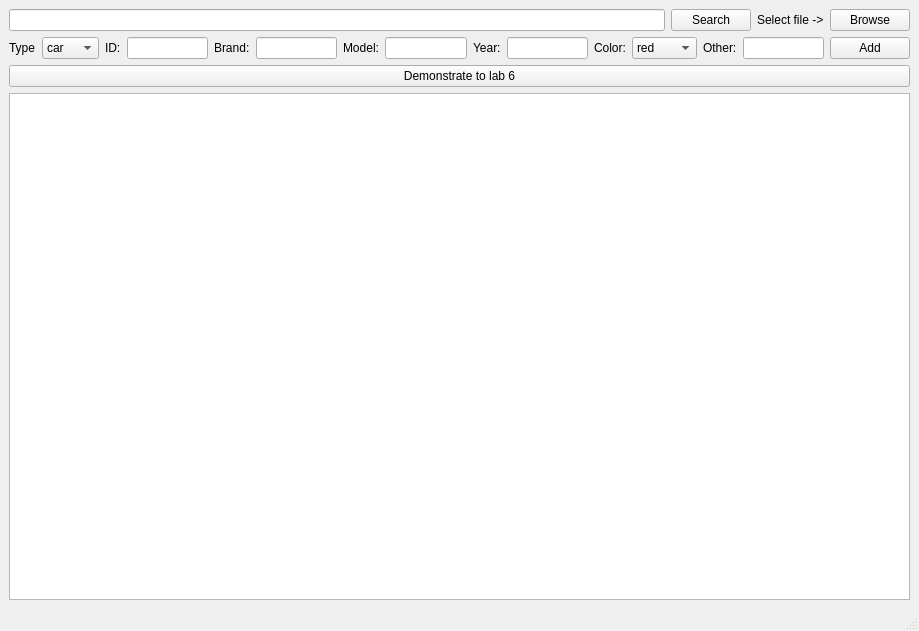
<?xml version="1.0" encoding="UTF-8"?>
<ui version="4.0">
 <class>MainWindow</class>
 <widget class="QMainWindow" name="MainWindow">
  <property name="geometry">
   <rect>
    <x>0</x>
    <y>0</y>
    <width>919</width>
    <height>631</height>
   </rect>
  </property>
  <property name="windowTitle">
   <string>MainWindow</string>
  </property>
  <widget class="QWidget" name="centralwidget">
   <layout class="QVBoxLayout" name="verticalLayout_2">
    <item>
     <layout class="QVBoxLayout" name="verticalLayout">
      <item>
       <layout class="QHBoxLayout" name="horizontalLayout">
        <item>
         <widget class="QLineEdit" name="input_field"/>
        </item>
        <item>
         <widget class="QPushButton" name="search_button">
          <property name="text">
           <string>Search</string>
          </property>
         </widget>
        </item>
        <item>
         <widget class="QLabel" name="label_8">
          <property name="text">
           <string>Select file -&gt;</string>
          </property>
         </widget>
        </item>
        <item>
         <widget class="QPushButton" name="searchFileButton">
          <property name="text">
           <string>Browse</string>
          </property>
         </widget>
        </item>
       </layout>
      </item>
      <item>
       <layout class="QHBoxLayout" name="horizontalLayout_2">
        <item>
         <widget class="QLabel" name="label_6">
          <property name="text">
           <string>Type</string>
          </property>
         </widget>
        </item>
        <item>
         <widget class="QComboBox" name="typeBox">
          <item>
           <property name="text">
            <string>car</string>
           </property>
          </item>
          <item>
           <property name="text">
            <string>truck</string>
           </property>
          </item>
          <item>
           <property name="text">
            <string>bus</string>
           </property>
          </item>
         </widget>
        </item>
        <item>
         <widget class="QLabel" name="label">
          <property name="text">
           <string>ID:</string>
          </property>
         </widget>
        </item>
        <item>
         <widget class="QLineEdit" name="inputID">
          <property name="sizePolicy">
           <sizepolicy hsizetype="Expanding" vsizetype="Fixed">
            <horstretch>0</horstretch>
            <verstretch>0</verstretch>
           </sizepolicy>
          </property>
          <property name="maximumSize">
           <size>
            <width>16777176</width>
            <height>16777215</height>
           </size>
          </property>
         </widget>
        </item>
        <item>
         <widget class="QLabel" name="label_2">
          <property name="text">
           <string>Brand:</string>
          </property>
         </widget>
        </item>
        <item>
         <widget class="QLineEdit" name="inputBrand"/>
        </item>
        <item>
         <widget class="QLabel" name="label_3">
          <property name="text">
           <string>Model:</string>
          </property>
         </widget>
        </item>
        <item>
         <widget class="QLineEdit" name="inputModel"/>
        </item>
        <item>
         <widget class="QLabel" name="label_4">
          <property name="text">
           <string>Year:</string>
          </property>
         </widget>
        </item>
        <item>
         <widget class="QLineEdit" name="inputYear"/>
        </item>
        <item>
         <widget class="QLabel" name="label_5">
          <property name="text">
           <string>Color:</string>
          </property>
         </widget>
        </item>
        <item>
         <widget class="QComboBox" name="colorbox">
          <item>
           <property name="text">
            <string>red</string>
           </property>
          </item>
          <item>
           <property name="text">
            <string>green</string>
           </property>
          </item>
          <item>
           <property name="text">
            <string>blue</string>
           </property>
          </item>
          <item>
           <property name="text">
            <string>purple</string>
           </property>
          </item>
         </widget>
        </item>
        <item>
         <widget class="QLabel" name="label_7">
          <property name="text">
           <string>Other:</string>
          </property>
         </widget>
        </item>
        <item>
         <widget class="QLineEdit" name="inputOther"/>
        </item>
        <item>
         <widget class="QPushButton" name="addbutton">
          <property name="text">
           <string>Add</string>
          </property>
         </widget>
        </item>
       </layout>
      </item>
      <item>
       <widget class="QPushButton" name="demonstrateButton">
        <property name="text">
         <string>Demonstrate to lab 6</string>
        </property>
       </widget>
      </item>
      <item>
       <widget class="customBrowser" name="output_field">
        <property name="openExternalLinks">
         <bool>true</bool>
        </property>
       </widget>
      </item>
     </layout>
    </item>
   </layout>
  </widget>
  <widget class="QMenuBar" name="menubar">
   <property name="geometry">
    <rect>
     <x>0</x>
     <y>0</y>
     <width>919</width>
     <height>22</height>
    </rect>
   </property>
  </widget>
  <widget class="QStatusBar" name="statusbar"/>
 </widget>
 <customwidgets>
  <customwidget>
   <class>customBrowser</class>
   <extends>QTextBrowser</extends>
   <header>custombrowser.h</header>
  </customwidget>
 </customwidgets>
 <resources/>
 <connections>
  <connection>
   <sender>search_button</sender>
   <signal>clicked()</signal>
   <receiver>MainWindow</receiver>
   <slot>searchcar()</slot>
   <hints>
    <hint type="sourcelabel">
     <x>727</x>
     <y>46</y>
    </hint>
    <hint type="destinationlabel">
     <x>779</x>
     <y>29</y>
    </hint>
   </hints>
  </connection>
  <connection>
   <sender>search_button</sender>
   <signal>clicked(bool)</signal>
   <receiver>input_field</receiver>
   <slot>clear()</slot>
   <hints>
    <hint type="sourcelabel">
     <x>702</x>
     <y>47</y>
    </hint>
    <hint type="destinationlabel">
     <x>657</x>
     <y>46</y>
    </hint>
   </hints>
  </connection>
  <connection>
   <sender>searchFileButton</sender>
   <signal>clicked()</signal>
   <receiver>MainWindow</receiver>
   <slot>selectFile()</slot>
   <hints>
    <hint type="sourcelabel">
     <x>886</x>
     <y>44</y>
    </hint>
    <hint type="destinationlabel">
     <x>897</x>
     <y>27</y>
    </hint>
   </hints>
  </connection>
  <connection>
   <sender>addbutton</sender>
   <signal>clicked()</signal>
   <receiver>MainWindow</receiver>
   <slot>addcar()</slot>
   <hints>
    <hint type="sourcelabel">
     <x>855</x>
     <y>77</y>
    </hint>
    <hint type="destinationlabel">
     <x>910</x>
     <y>87</y>
    </hint>
   </hints>
  </connection>
  <connection>
   <sender>addbutton</sender>
   <signal>clicked(bool)</signal>
   <receiver>inputID</receiver>
   <slot>clear()</slot>
   <hints>
    <hint type="sourcelabel">
     <x>842</x>
     <y>80</y>
    </hint>
    <hint type="destinationlabel">
     <x>195</x>
     <y>80</y>
    </hint>
   </hints>
  </connection>
  <connection>
   <sender>addbutton</sender>
   <signal>clicked(bool)</signal>
   <receiver>inputBrand</receiver>
   <slot>clear()</slot>
   <hints>
    <hint type="sourcelabel">
     <x>853</x>
     <y>69</y>
    </hint>
    <hint type="destinationlabel">
     <x>316</x>
     <y>75</y>
    </hint>
   </hints>
  </connection>
  <connection>
   <sender>addbutton</sender>
   <signal>clicked(bool)</signal>
   <receiver>inputModel</receiver>
   <slot>clear()</slot>
   <hints>
    <hint type="sourcelabel">
     <x>858</x>
     <y>76</y>
    </hint>
    <hint type="destinationlabel">
     <x>442</x>
     <y>82</y>
    </hint>
   </hints>
  </connection>
  <connection>
   <sender>addbutton</sender>
   <signal>clicked(bool)</signal>
   <receiver>inputYear</receiver>
   <slot>clear()</slot>
   <hints>
    <hint type="sourcelabel">
     <x>861</x>
     <y>77</y>
    </hint>
    <hint type="destinationlabel">
     <x>542</x>
     <y>79</y>
    </hint>
   </hints>
  </connection>
  <connection>
   <sender>addbutton</sender>
   <signal>clicked(bool)</signal>
   <receiver>inputOther</receiver>
   <slot>clear()</slot>
   <hints>
    <hint type="sourcelabel">
     <x>870</x>
     <y>73</y>
    </hint>
    <hint type="destinationlabel">
     <x>796</x>
     <y>73</y>
    </hint>
   </hints>
  </connection>
  <connection>
   <sender>demonstrateButton</sender>
   <signal>clicked()</signal>
   <receiver>MainWindow</receiver>
   <slot>demonstrate()</slot>
   <hints>
    <hint type="sourcelabel">
     <x>538</x>
     <y>106</y>
    </hint>
    <hint type="destinationlabel">
     <x>713</x>
     <y>125</y>
    </hint>
   </hints>
  </connection>
 </connections>
 <slots>
  <slot>searchcar()</slot>
  <slot>addcar()</slot>
  <slot>selectFile()</slot>
  <slot>demonstrate()</slot>
 </slots>
</ui>
